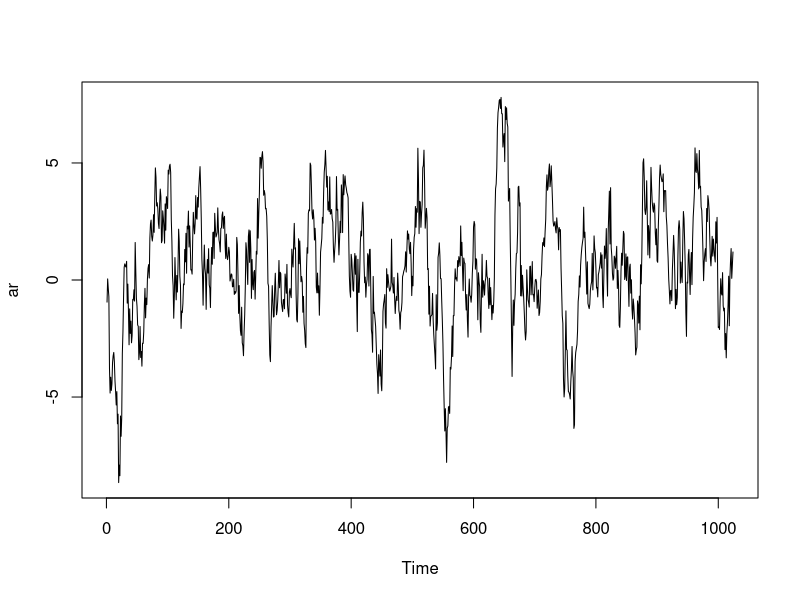
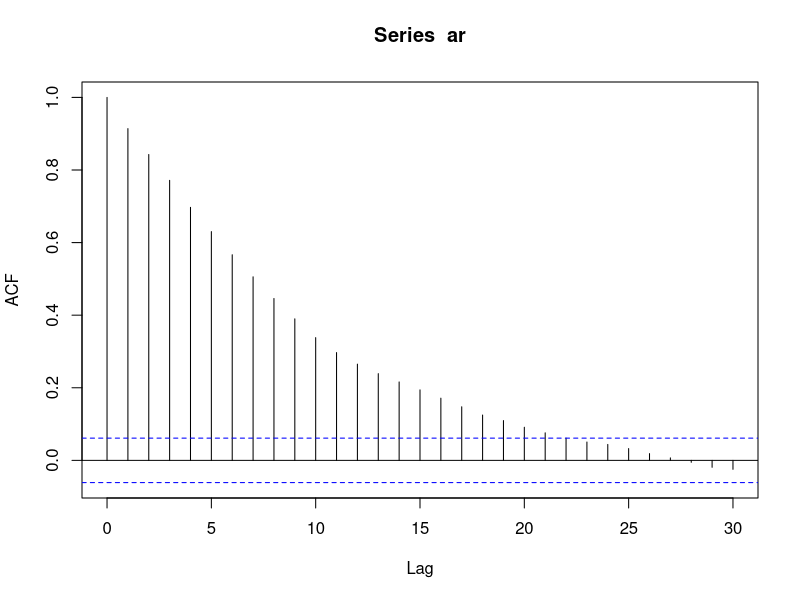
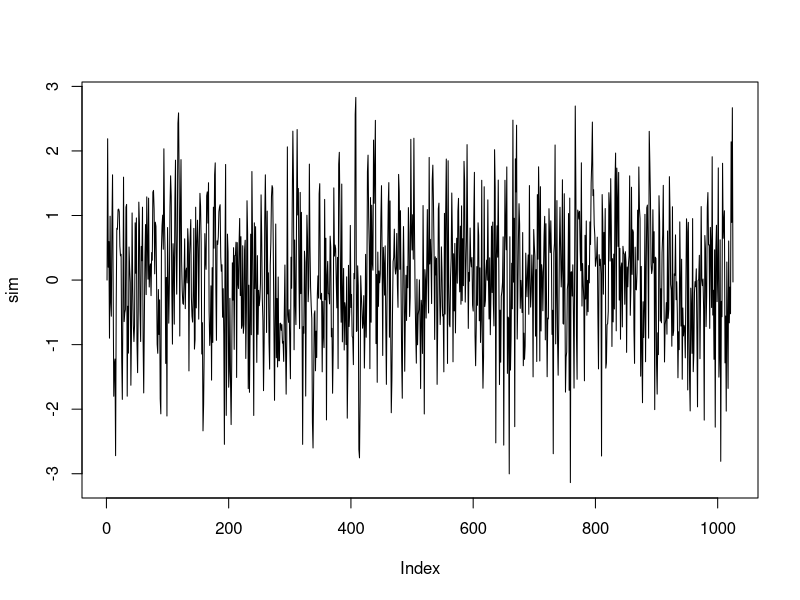
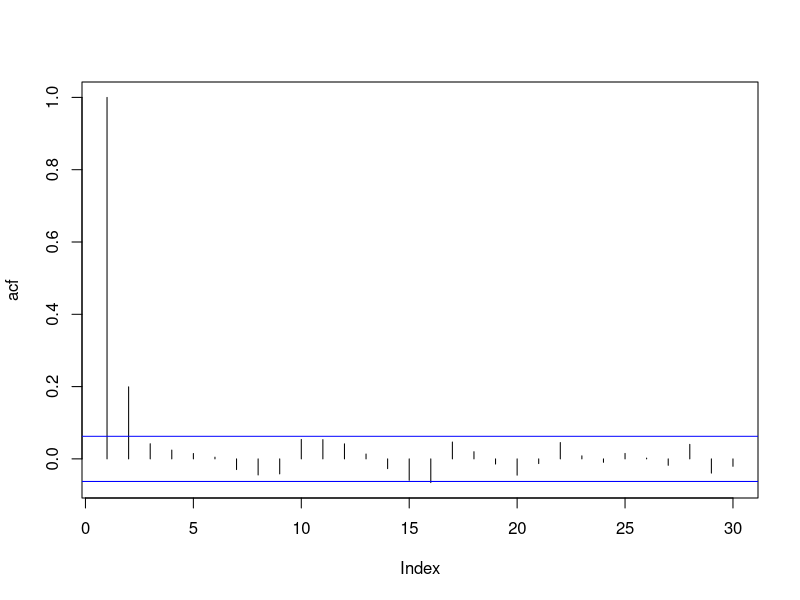

Write R code to recreate these figures, in order.


# My AR(1) model

ar<-arima.sim(list(ar=0.9),n=1024)
plot(ar)

acf(ar)

generate_ar <- function(initial = 0, n=1024, phi, error_sd = 1){
  sim = c(initial)
  for (i in 1:1024){
    sim[i+1] = sim[i]*phi+rnorm(n=1,mean=0,sd=error_sd)
  }
  return(sim)
}
 

# ACF

sim = generate_ar(phi=0.2)
plot(sim,type = "l")

get_acf<- function(sim,max_lag=30){
  sim_mean <- mean(sim)
  n = length(sim)-1
  ACF <- c()
  for(i in 1:max_lag){
    ACF[i]=(1/n)*(sum((sim[i:(n)]-sim_mean)*(sim[1:(n-i+1)]-sim_mean)))
  }
  ACF=ACF/ACF[1]
  return(ACF)
}

acf <- get_acf(sim)
plot(acf,type='h')+abline(h=2/sqrt(length(sim)-1),col='blue')+abline(h=-2/sqrt(length(sim)-1),col='blue')


# Check for validity 



